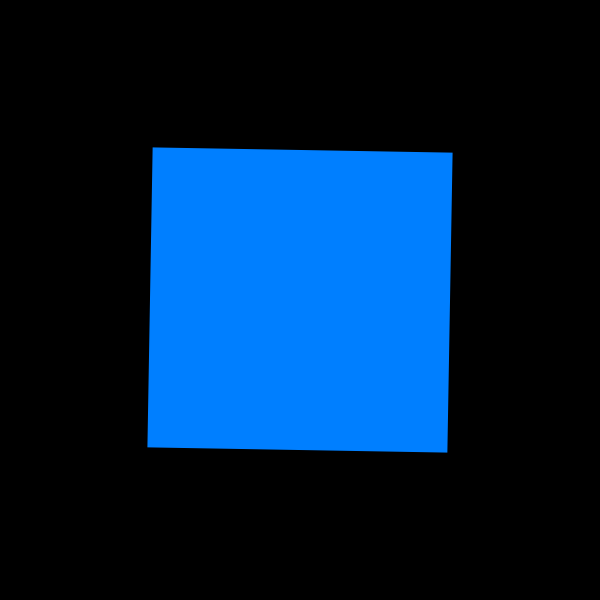
Frame 1 (no input)
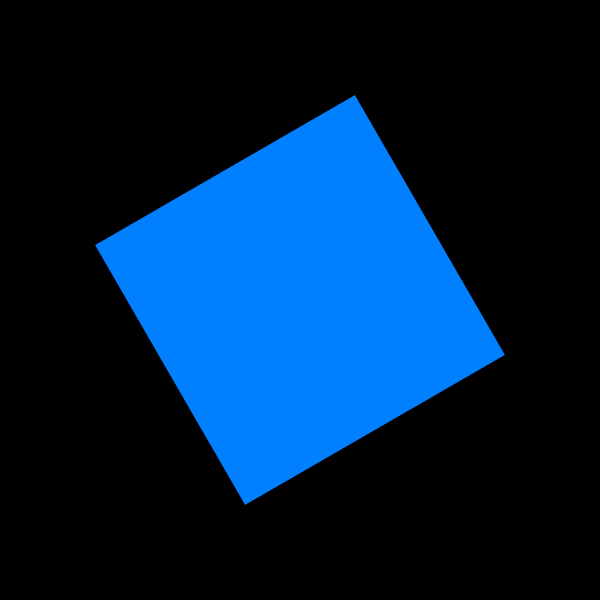
Frame 60 (the mouse pressed at the canvas centre just before this capture)
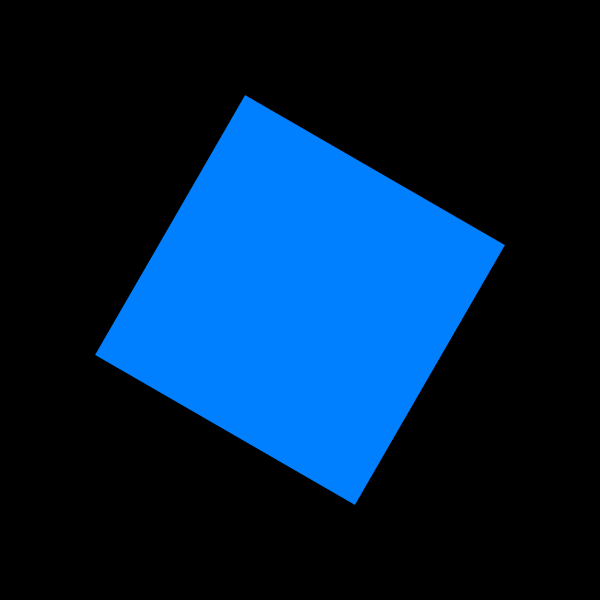
Frame 120 (the mouse held since frame 60 and released just before this capture)

The Processing sketch that drew these frames (run headless with seeded random() and noise(); from frame 60 on, the mouse is pressed at the canvas centre):

// Processing sketch: w08_01
// ── w08_01.pde
void setup() {
  size(600, 600);
  frameRate(60);
  //四角形は中心位置を基準点に
  rectMode(CENTER);
}

void draw() {
  background(0);
  noStroke();
  fill(0, 127, 255);
  //原点を画面の中心に
  translate(width/2.0, height/2.0);
  //回転
  rotate(radians(frameCount));
  //四角形を描く
  rect(0, 0, width/2.0, width/2.0);
}
